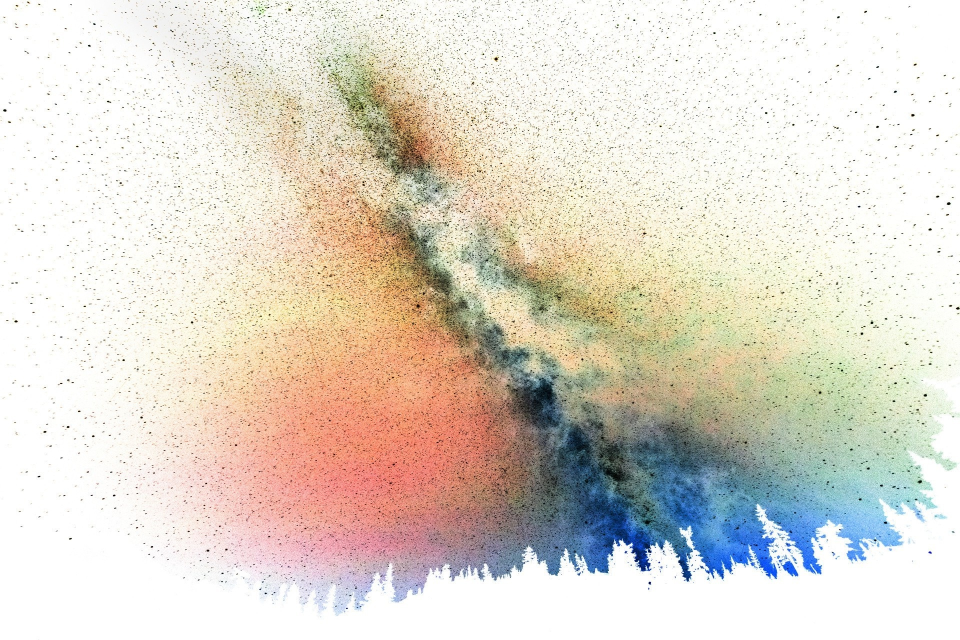
#> input picture Images/Image_1.jpg, 1920 x 1280 px, found by its file name (shown at 1/2 size)
$ python MainFunction.py   (older library calls are emulated)
#> lines starting #> are read from the running program, lines starting #| are printed output that depends on the picture
### Kaiyu_Wang/ImageSlice.py
# Import PIL module
from PIL import Image

# Import sys module for sys.argv(to get filename)
import sys
# Get filenames from argument
def read_image(filename1, filename2):
# Open the image files
    image1 = Image.open(filename1)
#> image1 is the input picture: PIL image 1920x1280 RGB; mean R, G, B 223.1, 216.2, 205.1
    image2 = Image.open(filename2)
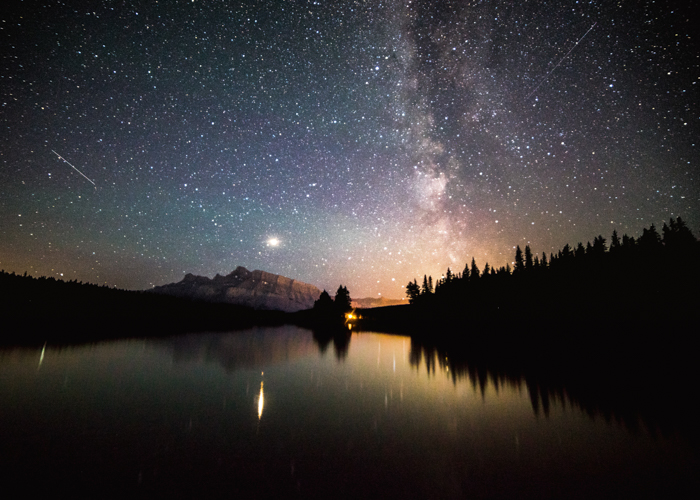
#> input picture Images/Image_2.jpg, 700 x 500 px, found by its file name
#> image2 is the input picture: PIL image 700x500 RGB; mean R, G, B 54.6, 51.9, 53
    width, height = image1.size[0], image1.size[1] # Get image size
#> width = 1920; height = 1280
    image2 = image2.resize((width, height), Image.ANTIALIAS)
#> image2: PIL image 1920x1280 RGB

# Save the output images
    image1.crop((0, 0, width, height / 2)).save('/Users/rwkm/PycharmProjects/CSC355-Group_Project/Images/output1a.jpg')
    image1.crop((0, height / 2, width, height)).save('/Users/rwkm/PycharmProjects/CSC355-Group_Project/Images/output1b.jpg')
    image2.crop((0, 0, width, height / 2)).save('/Users/rwkm/PycharmProjects/CSC355-Group_Project/Images/output2a.jpg')
    image2.crop((0, height / 2, width, height)).save('/Users/rwkm/PycharmProjects/CSC355-Group_Project/Images/output2b.jpg')

### Zhifei_Xu/ImageChange.py

# Saturday, 24 October 2020
# Professor Leon Tabak
# CSC355 Open Source Development
# Zhifei_Xu


#The Colorsys module, one of the built-in modules in Python,
# provides an interface for bi-directional conversion between RGB and YIQ/HLS/HSV color patterns.
# It provides six functions, three for converting RGB to YIQ/HLS/HSV,
# and three for converting YIQ/HLS/HSV to RGB.
# website: https://docs.python.org/3.6/library/colorsys.html
# https://blog.csdn.net/jy692405180/article/details/72758054/
import colorsys

from PIL import Image
from PIL import ImageDraw, ImageOps, ImageEnhance, ImageFilter


target_hue=0

class imageChange:
    def enhance_Color(photo,int):
#> called with int = 5
        enhance_color = ImageEnhance.Color(photo)

        enhance = enhance_color.enhance(int)

        enhance.show()
        return enhance

    def enhance_Brightness(photo,int):
#> called with int = 5
        enhance_brightness = ImageEnhance.Brightness(photo)

        enhance = enhance_brightness.enhance(int)
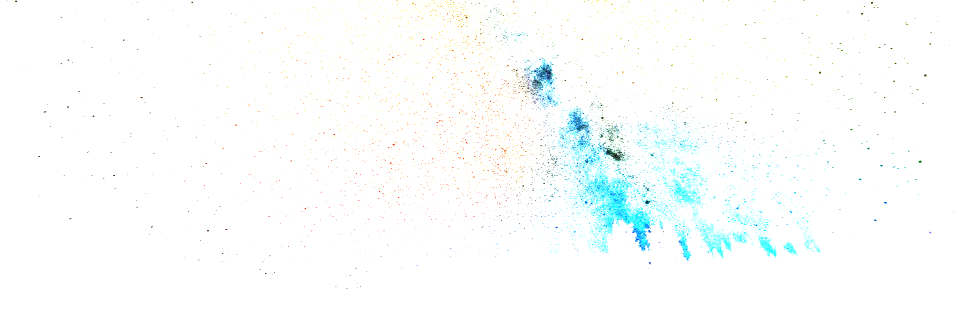
#> enhance: PIL image 1920x640 RGB (shown at 1/2 size); mean R, G, B 250.7, 253.8, 253.5

        enhance.show()
        return enhance

    def enhance_Contrast(photo,int):

#> called with int = 5
        enhance_contrast = ImageEnhance.Contrast(photo)

        enhance = enhance_contrast.enhance(int)

        enhance.show()
        return enhance

    def enhance_Sharpness(photo,int):

        enhance_sharpness = ImageEnhance.Sharpness(photo)

        enhance = enhance_sharpness.enhance(int)

        enhance.show()
        return enhance

    def filter_Contour(photo):
        #  perform contour filtering on the image
        filter_contour = photo.filter(ImageFilter.CONTOUR)


        filter_contour.show()
        return filter_contour

    def filter_Detail(photo):
        filter_detail = photo.filter(ImageFilter.DETAIL)

        filter_detail.show()
        return filter_detail

    def filter_Blur(photo):
        filter_blur = photo.filter(ImageFilter.BLUR)
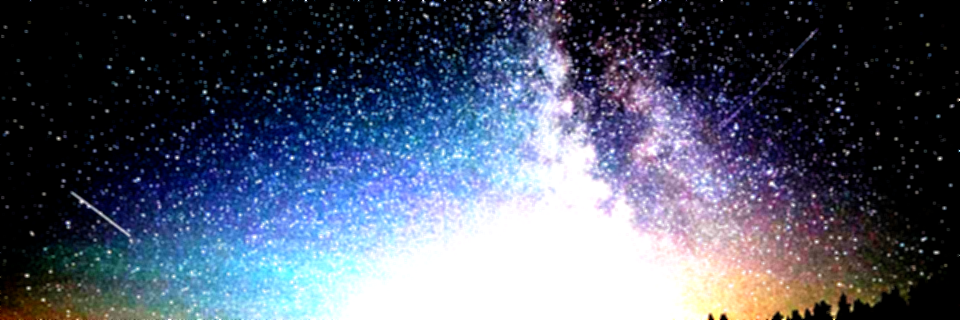
#> filter_blur: PIL image 1920x640 RGB (shown at 1/2 size); mean R, G, B 80.6, 88.1, 106.4

        filter_blur.show()
        return filter_blur

    # [23 lines left out: functions filter_Smooth, filter_Sharpen, filter_Emboss, filter_GaussianBlur, not called in this run]

    def convert_RGB_to_HSV(photo):

        print("original_photo mode", photo.mode)
#| original_photo mode RGB
        print("original_photo size", photo.size)
#| original_photo size (1920, 640)

        # Converts the image to RGB color
        change_photo = photo.convert("RGBA")

        print("change_photo mode", change_photo.mode)
#| change_photo mode RGBA
        print("change_photo size", change_photo.size)
#| change_photo size (1920, 640)


        # Separate RGB color values
        change_photo.load()
        r, g, b, a = change_photo.split()
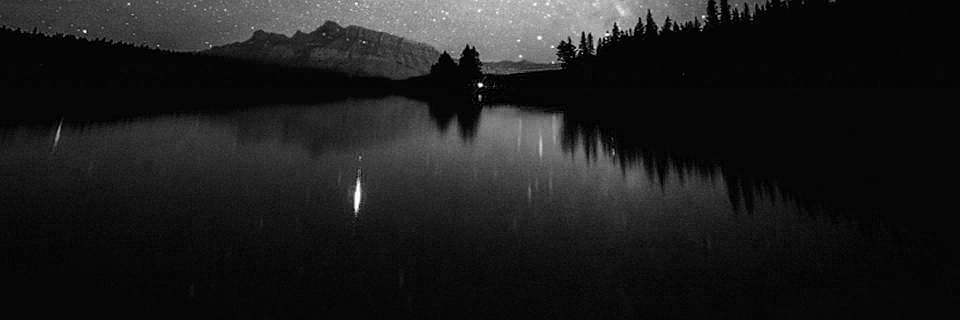
#> b: PIL image 1920x640 L (shown at 1/2 size); min 0, max 255, mean 28.5
#> a: PIL image 1920x640 L; every value is 255

        result_r, result_g, result_b, result_a = [], [], [], []

        # Each pixel is processed in turn
        for pixel_r, pixel_g, pixel_b, pixel_a in zip(r.getdata(), g.getdata(), b.getdata(), a.getdata()):

            # translate between RGB and HSV value of each pixel
            h, s, v = colorsys.rgb_to_hsv(pixel_r / 255., pixel_b / 255., pixel_g / 255.)
            # Change the hue value of the image
            target_hue = h
            rgb = colorsys.hsv_to_rgb(target_hue, s, v)
            pixel_r, pixel_g, pixel_b = [int(x * 255.) for x in rgb]

            # Save the results for each pixel
            result_r.append(pixel_r)
            result_g.append(pixel_g)
            result_b.append(pixel_b)
#> this loop made 1228800 passes
#> (h, s, v, target_hue, rgb) on passes 1 to 3: (0.91, 0.347, 0.294, 0.91, (0.294, 0.192, 0.247)), (0.91, 0.347, 0.294, 0.91, (0.294, 0.192, 0.247)), (0.91, 0.342, 0.298, 0.91, (0.298, 0.196, 0.251))
#> after the loop, result_b = 1228800 items; result_g = 1228800 items; result_r = 1228800 items


        r.putdata(result_r)
        g.putdata(result_g)
        b.putdata(result_b)


        # Merged each pixel to a new image
        new_photo = Image.merge('RGB', (r, g, b))

        new_photo.show()
        return new_photo

### Mingyuan_Gao/blend_image.py
#Mingyuan_Gao
#Professor Leon Tabak
#blend image

from PIL import Image

def blendImages(firstPhoto, secondPhoto, int):
    #Convert the first photo to RGBA
#> called with int = 2
    firstPhoto = firstPhoto.convert("RGBA")
    #Convert the second photo to RGBA
    secondPhoto = secondPhoto.convert("RGBA")
    #To reset the first photo's size
    resizedFirstPhoto = firstPhoto.resize((600,600))
    #To reset the second photo's size
    resizedSecondPhoto = secondPhoto.resize((600,600))
    #to blend two reseted photo
    blendedImage = Image.blend(resizedFirstPhoto, resizedSecondPhoto, int)
    #show the result
    blendedImage.show()
    return


# [33 lines of commented-out code are left out]

### Qingyuan_Liu/MainFunction.py
from PIL import Image
from PIL import ImageDraw, ImageOps, ImageEnhance, ImageFilter
import sys

from Kaiyu_Wang.ImageSlice import read_image
from Zhifei_Xu.ImageChange import imageChange
from Mingyuan_Gao.blend_image import blendImages


def main():
    # change the image path when you run this code on other computers.
    image1path1 ="/Users/rwkm/PycharmProjects/CSC355-Group_Project/Images/Image_1.jpg"
    image1path2 ="/Users/rwkm/PycharmProjects/CSC355-Group_Project/Images/Image_2.jpg"

    read_image(image1path1,image1path2)

    # change the image path when you run this code on other computers.
    image1part1 = Image.open("/Users/rwkm/PycharmProjects/CSC355-Group_Project/Images/output1a.jpg")
    image1part2 = Image.open("/Users/rwkm/PycharmProjects/CSC355-Group_Project/Images/output1b.jpg")
    image2part1 = Image.open("/Users/rwkm/PycharmProjects/CSC355-Group_Project/Images/output2a.jpg")
    image2part2 = Image.open("/Users/rwkm/PycharmProjects/CSC355-Group_Project/Images/output2b.jpg")

    # we modify our image to different color,
    photo_1 = imageChange.enhance_Color(image1part1, 5)
    modified1 = imageChange.filter_Contour(photo_1)

    photo_2 = imageChange.enhance_Brightness(image1part2, 5)
    modified2 = imageChange.filter_Detail(photo_2)

    photo_3 = imageChange.enhance_Contrast(image2part1, 5)
    modified3 = imageChange.filter_Blur(photo_3)

    photo_4 = imageChange.enhance_Sharpness(image2part2, 5)
    modified4 = imageChange.convert_RGB_to_HSV(photo_4)


    # show the final image after blend
    blendImages(modified1, modified2, 2)
    blendImages(modified3, modified4, 4)
#> call 2 of blendImages, with int = 4
#> in blendImages (call 2), `resizedFirstPhoto = firstPhoto.resize((600,600))`:
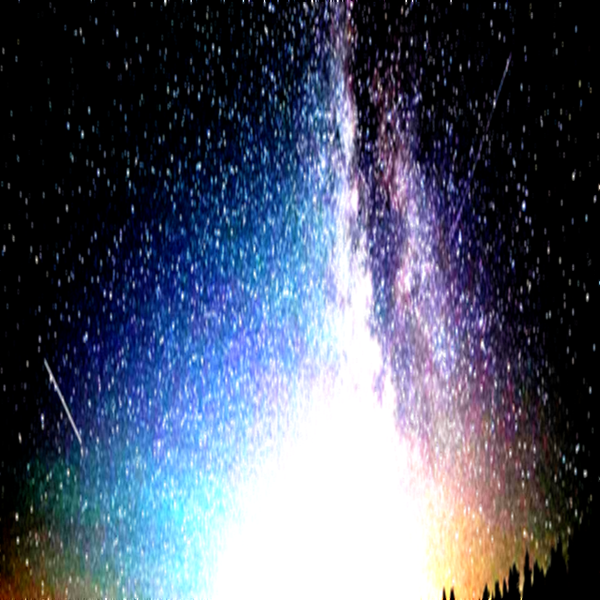
#> resizedFirstPhoto: PIL image 600x600 RGBA; mean R, G, B, A 80.6, 88.1, 106.5, 255
#> in blendImages (call 2), `resizedSecondPhoto = secondPhoto.resize((600,600))`:
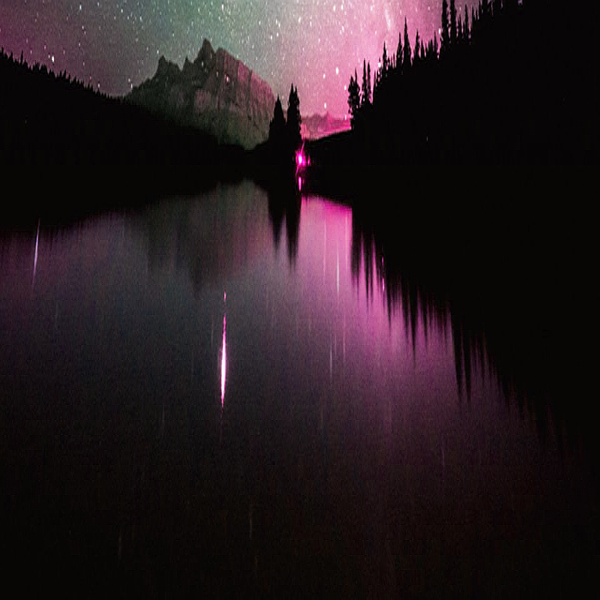
#> resizedSecondPhoto: PIL image 600x600 RGBA; mean R, G, B, A 40.2, 28.4, 33.3, 255
#> in blendImages (call 2), `blendedImage = Image.blend(resizedFirstPhoto, resizedSecondPhoto, int)`:
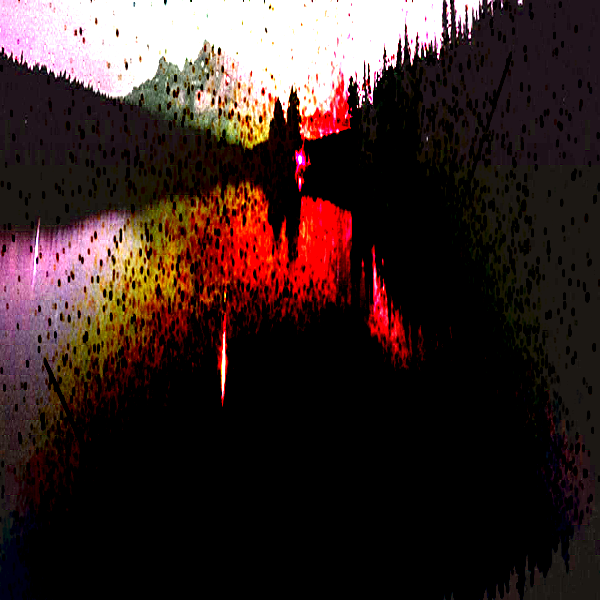
#> blendedImage: PIL image 600x600 RGBA; mean R, G, B, A 57.8, 39.8, 37.7, 255


if __name__ == "__main__":
    main()
